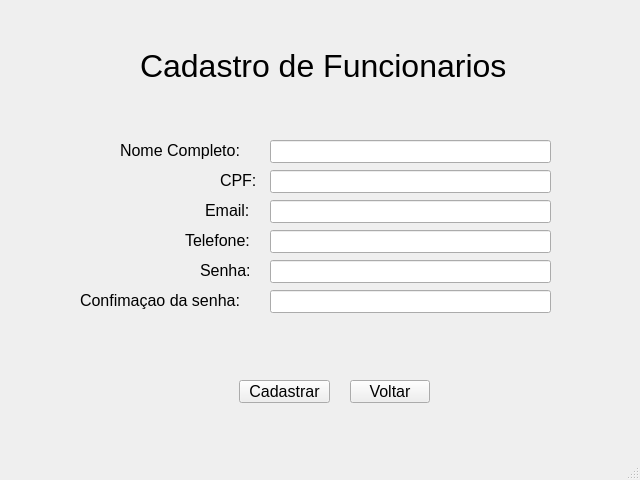
<?xml version="1.0" encoding="UTF-8"?>
<ui version="4.0">
 <class>MainWindow</class>
 <widget class="QMainWindow" name="MainWindow">
  <property name="geometry">
   <rect>
    <x>0</x>
    <y>0</y>
    <width>640</width>
    <height>480</height>
   </rect>
  </property>
  <property name="windowTitle">
   <string>MainWindow</string>
  </property>
  <widget class="QWidget" name="centralwidget">
   <widget class="QLabel" name="titulo">
    <property name="geometry">
     <rect>
      <x>140</x>
      <y>40</y>
      <width>411</width>
      <height>51</height>
     </rect>
    </property>
    <property name="font">
     <font>
      <pointsize>24</pointsize>
     </font>
    </property>
    <property name="text">
     <string>Cadastro de Funcionarios</string>
    </property>
   </widget>
   <widget class="QLabel" name="label_2">
    <property name="geometry">
     <rect>
      <x>120</x>
      <y>140</y>
      <width>141</width>
      <height>20</height>
     </rect>
    </property>
    <property name="font">
     <font>
      <pointsize>12</pointsize>
     </font>
    </property>
    <property name="text">
     <string>Nome Completo:</string>
    </property>
   </widget>
   <widget class="QPushButton" name="cadastrar">
    <property name="geometry">
     <rect>
      <x>239</x>
      <y>380</y>
      <width>91</width>
      <height>23</height>
     </rect>
    </property>
    <property name="font">
     <font>
      <pointsize>12</pointsize>
     </font>
    </property>
    <property name="cursor">
     <cursorShape>PointingHandCursor</cursorShape>
    </property>
    <property name="text">
     <string>Cadastrar</string>
    </property>
   </widget>
   <widget class="QLineEdit" name="lineEdit">
    <property name="geometry">
     <rect>
      <x>270</x>
      <y>140</y>
      <width>281</width>
      <height>23</height>
     </rect>
    </property>
   </widget>
   <widget class="QLineEdit" name="lineEdit_2">
    <property name="geometry">
     <rect>
      <x>270</x>
      <y>170</y>
      <width>281</width>
      <height>23</height>
     </rect>
    </property>
   </widget>
   <widget class="QLabel" name="label_3">
    <property name="geometry">
     <rect>
      <x>220</x>
      <y>170</y>
      <width>41</width>
      <height>20</height>
     </rect>
    </property>
    <property name="font">
     <font>
      <pointsize>12</pointsize>
     </font>
    </property>
    <property name="text">
     <string>CPF:</string>
    </property>
   </widget>
   <widget class="QLineEdit" name="lineEdit_3">
    <property name="geometry">
     <rect>
      <x>270</x>
      <y>200</y>
      <width>281</width>
      <height>23</height>
     </rect>
    </property>
   </widget>
   <widget class="QLabel" name="label_4">
    <property name="geometry">
     <rect>
      <x>205</x>
      <y>200</y>
      <width>51</width>
      <height>20</height>
     </rect>
    </property>
    <property name="font">
     <font>
      <pointsize>12</pointsize>
     </font>
    </property>
    <property name="text">
     <string>Email:</string>
    </property>
   </widget>
   <widget class="QLabel" name="label_5">
    <property name="geometry">
     <rect>
      <x>185</x>
      <y>230</y>
      <width>81</width>
      <height>20</height>
     </rect>
    </property>
    <property name="font">
     <font>
      <pointsize>12</pointsize>
     </font>
    </property>
    <property name="text">
     <string>Telefone:</string>
    </property>
   </widget>
   <widget class="QLineEdit" name="lineEdit_4">
    <property name="geometry">
     <rect>
      <x>270</x>
      <y>230</y>
      <width>281</width>
      <height>23</height>
     </rect>
    </property>
   </widget>
   <widget class="QLabel" name="label_7">
    <property name="geometry">
     <rect>
      <x>200</x>
      <y>260</y>
      <width>61</width>
      <height>20</height>
     </rect>
    </property>
    <property name="font">
     <font>
      <pointsize>12</pointsize>
     </font>
    </property>
    <property name="text">
     <string>Senha:</string>
    </property>
   </widget>
   <widget class="QLineEdit" name="lineEdit_6">
    <property name="geometry">
     <rect>
      <x>270</x>
      <y>260</y>
      <width>281</width>
      <height>23</height>
     </rect>
    </property>
    <property name="text">
     <string/>
    </property>
    <property name="echoMode">
     <enum>QLineEdit::PasswordEchoOnEdit</enum>
    </property>
    <property name="dragEnabled">
     <bool>false</bool>
    </property>
   </widget>
   <widget class="QLineEdit" name="lineEdit_7">
    <property name="geometry">
     <rect>
      <x>270</x>
      <y>290</y>
      <width>281</width>
      <height>23</height>
     </rect>
    </property>
    <property name="text">
     <string/>
    </property>
    <property name="echoMode">
     <enum>QLineEdit::PasswordEchoOnEdit</enum>
    </property>
    <property name="dragEnabled">
     <bool>false</bool>
    </property>
   </widget>
   <widget class="QLabel" name="label_8">
    <property name="geometry">
     <rect>
      <x>80</x>
      <y>290</y>
      <width>181</width>
      <height>20</height>
     </rect>
    </property>
    <property name="font">
     <font>
      <pointsize>12</pointsize>
     </font>
    </property>
    <property name="text">
     <string>Confimaçao da senha:</string>
    </property>
   </widget>
   <widget class="QPushButton" name="voltar">
    <property name="geometry">
     <rect>
      <x>350</x>
      <y>380</y>
      <width>80</width>
      <height>23</height>
     </rect>
    </property>
    <property name="font">
     <font>
      <pointsize>12</pointsize>
     </font>
    </property>
    <property name="cursor">
     <cursorShape>PointingHandCursor</cursorShape>
    </property>
    <property name="text">
     <string>Voltar</string>
    </property>
   </widget>
  </widget>
  <widget class="QMenuBar" name="menubar">
   <property name="geometry">
    <rect>
     <x>0</x>
     <y>0</y>
     <width>640</width>
     <height>20</height>
    </rect>
   </property>
  </widget>
  <widget class="QStatusBar" name="statusbar"/>
 </widget>
 <resources/>
 <connections/>
</ui>
